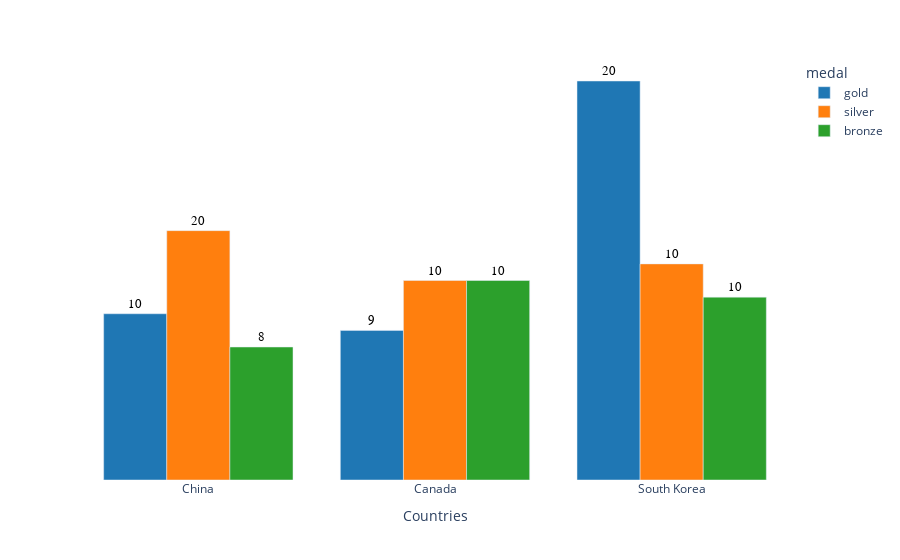

The notebook cell saved with this chart:
### Code cell
Vbar(long_df, "nation", "count", 'count', color="medal", x_title='Countries', y_title='Values')

### Figure 1 — Plotly figure (JSON) as saved in the notebook; plotly's stock layout.template omitted (floating-point values rounded to 4 significant figures)
{"data": [{"alignmentgroup": "True", "cliponaxis": false, "hovertemplate": "medal=gold<br>nation=%{x}<br>count=%{text}<extra></extra>", "legendgroup": "gold", "marker": {"color": "#1F77B4", "pattern": {"shape": ""}}, "name": "gold", "offsetgroup": "gold", "orientation": "v", "showlegend": true, "text": [24, 10, 9], "textfont": {"color": "black", "family": "Arial", "size": 13}, "textposition": "outside", "texttemplate": "%{text:.1s}", "type": "bar", "x": ["South Korea", "China", "Canada"], "xaxis": "x", "y": [24, 10, 9], "yaxis": "y"}, {"alignmentgroup": "True", "cliponaxis": false, "hovertemplate": "medal=silver<br>nation=%{x}<br>count=%{text}<extra></extra>", "legendgroup": "silver", "marker": {"color": "#FF7F0E", "pattern": {"shape": ""}}, "name": "silver", "offsetgroup": "silver", "orientation": "v", "showlegend": true, "text": [13, 15, 12], "textfont": {"color": "black", "family": "Arial", "size": 13}, "textposition": "outside", "texttemplate": "%{text:.1s}", "type": "bar", "x": ["South Korea", "China", "Canada"], "xaxis": "x", "y": [13, 15, 12], "yaxis": "y"}, {"alignmentgroup": "True", "cliponaxis": false, "hovertemplate": "medal=bronze<br>nation=%{x}<br>count=%{text}<extra></extra>", "legendgroup": "bronze", "marker": {"color": "#2CA02C", "pattern": {"shape": ""}}, "name": "bronze", "offsetgroup": "bronze", "orientation": "v", "showlegend": true, "text": [11, 8, 12], "textfont": {"color": "black", "family": "Arial", "size": 13}, "textposition": "outside", "texttemplate": "%{text:.1s}", "type": "bar", "x": ["South Korea", "China", "Canada"], "xaxis": "x", "y": [11, 8, 12], "yaxis": "y"}], "layout": {"autosize": false, "legend": {"title": {"text": "medal"}, "tracegroupgap": 0}, "margin": {"t": 60}, "plot_bgcolor": "rgba(0,0,0,0)", "title": {"x": 0.5}, "uniformtext": {"minsize": 5}, "xaxis": {"anchor": "y", "automargin": true, "categoryorder": "total ascending", "domain": [0, 1], "title": {"text": "Countries"}, "type": "category"}, "yaxis": {"anchor": "x", "automargin": true, "domain": [0, 1], "title": {"text": "Values"}, "visible": false}}}
